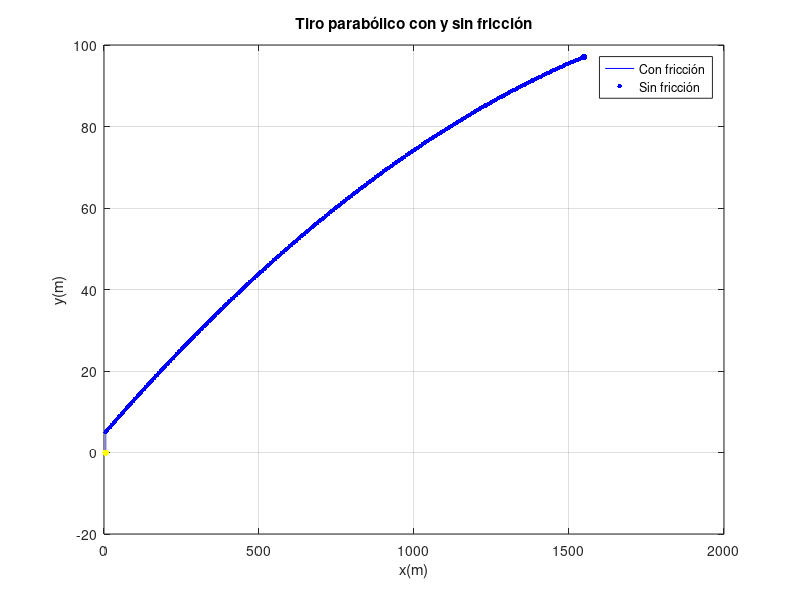

Here is the MATLAB script that generated this plot:
% ----------------------------------------------------------------
% Reto: Volcán en erupción
% ----------------------------------------------------------------

% Borramos memoria y limpiamos información del intérprete 
clear all; clc

% Declaramos variables
g = 9.81; % aceleración de la gravedad (m/seg^2)
dt = 0.01; % intervalo de tiempo (longitud de paso) h

% Empezamos pidiendo datos al usuario
fprintf('Suponemos que el proyectil es una esfera perfecta.\n\n');
r = input('Radio (m): ');
p_proy = input('Densidad del proyectil (kg/m^3): '); 
rho = input('Densidad del aire (kg/m^3): ');
f = input('Factor de forma: '); % Adimensional

% Sacamos valores de otras variables con los datos dados por el usuario
v = (4./3).*pi().*r.^3; 	% Volumen (m^3)
As = 4.*pi().*r^2;      	% Área superficial (m^2)
m = p_proy .* v;          % Masa (kg)
k = f .* rho .* As;	  % Coeficiente de fricción del aire (kg/m)

% Con fricción
t = [0]; %tiempo inicial (seg)
fprintf('\n');
x = input('Posición horizontal inicial (m):'); 
y = input('Posición vertical inicial (m): '); 
v_i = input('Velocidad inicial (m/seg): '); %magnitud de la velocidad (m/seg)
theta = input('Ángulo de lanzamiento (grados): ');
vx(1) = v_i(1)*cosd(theta(1));
vy(1) = v_i(1)*sind(theta(1));
ax(1)=-(k/m)*v_i(1)*vx(1); %aceleración en x (ms/^2)
ay(1)=-g-(k/m)*v_i(1)*vy(1); %aceleración en y (ms/^2)
%ax(1)=-(k/m)*(v_i(1))^2*cosd(theta(1)); %aceleración en x (ms/^2)
%ay(1)=-g-(k/m)*(v_i(1))^2*sind(theta(1)); %ay(1)=-g-(k/m)*v_i(1)*vy(1); 

% Sin fricción
xs = x; %sin fricción
ys = y; %sin fricción
vs = v; %magnitud de la velocidad (m/s)
thetas = theta; %ángulo inicial 
vxs(1)=vs(1)*cosd(thetas(1));
vys(1)=vs(1)*sind(thetas(1));
axs(1)=0; %aceleración en x (m/s^2)
ays(1)=-g; %aceleración en y (m/s^2)

j=1;  % Contador

while y(j)>0
    t(j+1) = t(j)+dt;

    % Sin fricción
    x(j+1)=x(j)+vx(j)*dt+0.5*ax(j)*dt^2;
    y(j+1)=y(j)+vy(j)*dt+0.5*ay(j)*dt^2;
    vx(j+1)=vx(j)+ax(j)*dt;
    vy(j+1)=vy(j)+ay(j)*dt;
    v_i(j+1)=sqrt(vx(j+1)^2+vy(j+1)^2);
    theta(j+1)=atand(vy(j+1)/vx(j+1));

    ax(j+1)=-(k/m).*((v_i(j+1)).^2).*cosd(theta(j+1));
    ay(j+1)= -g -(k/m).*((v_i(j+1)).^2).*sind(theta(j+1));

    % Con fricción
    xs(j+1)=xs(j)+vxs(j)*dt; 
    ys(j+1)=ys(j)+vys(j)*dt-0.5*g*dt^2; 
    vxs(j+1)=vxs(j);
    vys(j+1)=vys(j)-g*dt;
    vs(j+1)=sqrt(vxs(j+1)^2+vys(j+1)^2);
    thetas(j+1)=atand(vys(j+1)/vxs(j+1));

    j=j+1;
end



for i=1: j
    figure(1)
    plot(x, y, 'b', 'MarkerSize', 10)
    title('Tiro parabólico con y sin fricción')
    xlabel('x(m)');
    ylabel('y(m)');
    grid on
    hold on

    plot(xs, ys, 'b.', 'MarkerSize', 10)
    hold on 

    plot(x(i), y(i), 'y', 'MarkerSize', 15)
    pause(0.01)

    plot(xs(i), ys(i), 'b', 'MarkerSize', 15)
    pause(0.05)
    legend({'Con fricción','Sin fricción'})
    hold off 
end


